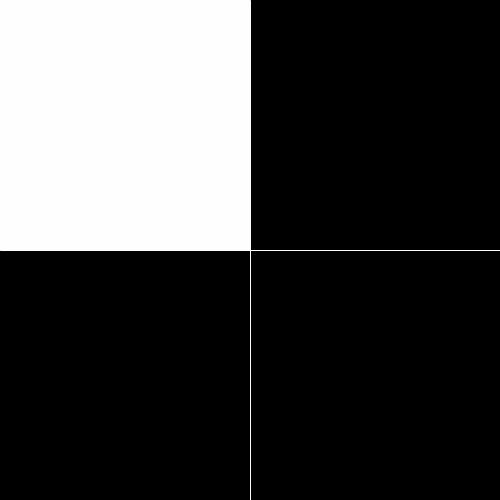
Frame 1 (no input)
Frame 60 (the mouse pressed at the canvas centre just before this capture): identical to frame 1, image omitted
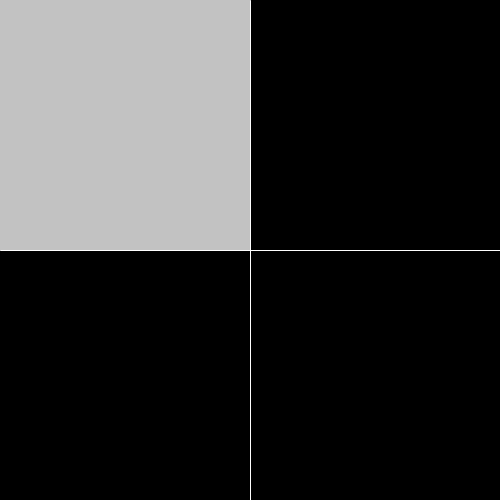
Frame 120 (the mouse held since frame 60 and released just before this capture)

The Processing sketch that drew these frames (run headless with seeded random() and noise(); from frame 60 on, the mouse is pressed at the canvas centre):

// Processing sketch: Exercise5_6
// ── Exercise5_6.pde

float bright0 = 0;
float bright1 = 0;
float bright2 = 0;
float bright3 = 0;

void setup() { 
  size(500,500); 
} 

void draw() { 
  background(0); 

  if (mouseX < 250 && mouseY < 250) { 
    bright0 = 255;
  } 
  else if (mouseX > 250 && mouseY < 250) { 
    bright1 = 255;
  } 
  else if (mouseX < 250 && mouseY > 250) { 
    bright2 = 255;
  } 
  else if (mouseX > 250 && mouseY > 250) { 
    bright3 = 255;
  } 


  bright0 = bright0 - 1;
  bright1 = bright1 - 1;
  bright2 = bright2 - 1;
  bright3 = bright3 - 1;


  noStroke(); 
  fill(bright0);
  rect(0,0,250,250); 
  fill(bright1);
  rect(250,0,250,250); 
  fill(bright2);
  rect(0,250,250,250); 
  fill(bright3);
  rect(250,250,250,250); 
  
  stroke(255); 
  line(250,0,250,500); 
  line(0,250,500,250); 

}
